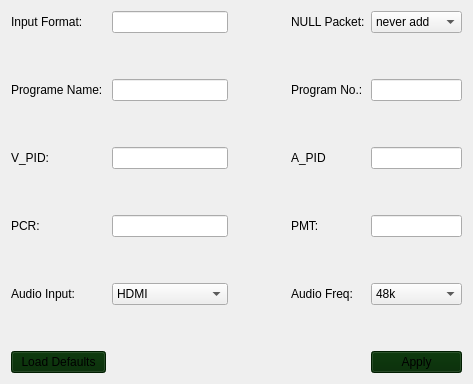
               <widget class="QWidget" name="widget_2" native="true">
                <property name="sizePolicy">
                 <sizepolicy hsizetype="Expanding" vsizetype="Expanding">
                  <horstretch>0</horstretch>
                  <verstretch>0</verstretch>
                 </sizepolicy>
                </property>
                <layout class="QGridLayout" name="gridLayout_3" columnstretch="1,1,1,1,1">
                 <item row="7" column="1">
                  <spacer name="verticalSpacer_5">
                   <property name="orientation">
                    <enum>Qt::Vertical</enum>
                   </property>
                   <property name="sizeHint" stdset="0">
                    <size>
                     <width>20</width>
                     <height>40</height>
                    </size>
                   </property>
                  </spacer>
                 </item>
                 <item row="6" column="0">
                  <widget class="QLabel" name="label_7">
                   <property name="sizePolicy">
                    <sizepolicy hsizetype="Expanding" vsizetype="Expanding">
                     <horstretch>0</horstretch>
                     <verstretch>0</verstretch>
                    </sizepolicy>
                   </property>
                   <property name="text">
                    <string>PCR:</string>
                   </property>
                  </widget>
                 </item>
                 <item row="6" column="3">
                  <widget class="QLabel" name="label_8">
                   <property name="sizePolicy">
                    <sizepolicy hsizetype="Expanding" vsizetype="Expanding">
                     <horstretch>0</horstretch>
                     <verstretch>0</verstretch>
                    </sizepolicy>
                   </property>
                   <property name="text">
                    <string>PMT:</string>
                   </property>
                  </widget>
                 </item>
                 <item row="4" column="4">
                  <widget class="QLineEdit" name="lin_Apid">
                   <property name="sizePolicy">
                    <sizepolicy hsizetype="Expanding" vsizetype="Fixed">
                     <horstretch>0</horstretch>
                     <verstretch>0</verstretch>
                    </sizepolicy>
                   </property>
                  </widget>
                 </item>
                 <item row="6" column="4">
                  <widget class="QLineEdit" name="lin_Pmt">
                   <property name="sizePolicy">
                    <sizepolicy hsizetype="Expanding" vsizetype="Fixed">
                     <horstretch>0</horstretch>
                     <verstretch>0</verstretch>
                    </sizepolicy>
                   </property>
                  </widget>
                 </item>
                 <item row="4" column="3">
                  <widget class="QLabel" name="label_6">
                   <property name="sizePolicy">
                    <sizepolicy hsizetype="Expanding" vsizetype="Expanding">
                     <horstretch>0</horstretch>
                     <verstretch>0</verstretch>
                    </sizepolicy>
                   </property>
                   <property name="text">
                    <string>A_PID</string>
                   </property>
                  </widget>
                 </item>
                 <item row="2" column="0">
                  <widget class="QLabel" name="label_3">
                   <property name="sizePolicy">
                    <sizepolicy hsizetype="Expanding" vsizetype="Expanding">
                     <horstretch>0</horstretch>
                     <verstretch>0</verstretch>
                    </sizepolicy>
                   </property>
                   <property name="text">
                    <string>Programe Name: </string>
                   </property>
                  </widget>
                 </item>
                 <item row="2" column="4">
                  <widget class="QLineEdit" name="lin_PgmNo">
                   <property name="sizePolicy">
                    <sizepolicy hsizetype="Expanding" vsizetype="Fixed">
                     <horstretch>0</horstretch>
                     <verstretch>0</verstretch>
                    </sizepolicy>
                   </property>
                  </widget>
                 </item>
                 <item row="0" column="0">
                  <widget class="QLabel" name="label_2">
                   <property name="sizePolicy">
                    <sizepolicy hsizetype="Expanding" vsizetype="Expanding">
                     <horstretch>0</horstretch>
                     <verstretch>0</verstretch>
                    </sizepolicy>
                   </property>
                   <property name="text">
                    <string>Input Format:</string>
                   </property>
                  </widget>
                 </item>
                 <item row="4" column="0">
                  <widget class="QLabel" name="label_5">
                   <property name="sizePolicy">
                    <sizepolicy hsizetype="Expanding" vsizetype="Expanding">
                     <horstretch>0</horstretch>
                     <verstretch>0</verstretch>
                    </sizepolicy>
                   </property>
                   <property name="text">
                    <string>V_PID:</string>
                   </property>
                  </widget>
                 </item>
                 <item row="4" column="1">
                  <widget class="QLineEdit" name="lin_Vpid">
                   <property name="sizePolicy">
                    <sizepolicy hsizetype="Expanding" vsizetype="Fixed">
                     <horstretch>0</horstretch>
                     <verstretch>0</verstretch>
                    </sizepolicy>
                   </property>
                  </widget>
                 </item>
                 <item row="2" column="2">
                  <spacer name="horizontalSpacer_2">
                   <property name="orientation">
                    <enum>Qt::Horizontal</enum>
                   </property>
                   <property name="sizeHint" stdset="0">
                    <size>
                     <width>40</width>
                     <height>20</height>
                    </size>
                   </property>
                  </spacer>
                 </item>
                 <item row="2" column="1">
                  <widget class="QLineEdit" name="lin_PgmNa">
                   <property name="sizePolicy">
                    <sizepolicy hsizetype="Expanding" vsizetype="Fixed">
                     <horstretch>0</horstretch>
                     <verstretch>0</verstretch>
                    </sizepolicy>
                   </property>
                  </widget>
                 </item>
                 <item row="6" column="1">
                  <widget class="QLineEdit" name="lin_Pcr">
                   <property name="sizePolicy">
                    <sizepolicy hsizetype="Expanding" vsizetype="Fixed">
                     <horstretch>0</horstretch>
                     <verstretch>0</verstretch>
                    </sizepolicy>
                   </property>
                  </widget>
                 </item>
                 <item row="2" column="3">
                  <widget class="QLabel" name="lab_PgmNo">
                   <property name="sizePolicy">
                    <sizepolicy hsizetype="Expanding" vsizetype="Expanding">
                     <horstretch>0</horstretch>
                     <verstretch>0</verstretch>
                    </sizepolicy>
                   </property>
                   <property name="text">
                    <string>Program No.:</string>
                   </property>
                  </widget>
                 </item>
                 <item row="11" column="2">
                  <spacer name="horizontalSpacer_7">
                   <property name="orientation">
                    <enum>Qt::Horizontal</enum>
                   </property>
                   <property name="sizeHint" stdset="0">
                    <size>
                     <width>40</width>
                     <height>20</height>
                    </size>
                   </property>
                  </spacer>
                 </item>
                 <item row="11" column="1">
                  <spacer name="horizontalSpacer_4">
                   <property name="orientation">
                    <enum>Qt::Horizontal</enum>
                   </property>
                   <property name="sizeHint" stdset="0">
                    <size>
                     <width>40</width>
                     <height>20</height>
                    </size>
                   </property>
                  </spacer>
                 </item>
                 <item row="5" column="1">
                  <spacer name="verticalSpacer_12">
                   <property name="orientation">
                    <enum>Qt::Vertical</enum>
                   </property>
                   <property name="sizeHint" stdset="0">
                    <size>
                     <width>20</width>
                     <height>40</height>
                    </size>
                   </property>
                  </spacer>
                 </item>
                 <item row="1" column="1">
                  <spacer name="verticalSpacer_10">
                   <property name="orientation">
                    <enum>Qt::Vertical</enum>
                   </property>
                   <property name="sizeHint" stdset="0">
                    <size>
                     <width>20</width>
                     <height>40</height>
                    </size>
                   </property>
                  </spacer>
                 </item>
                 <item row="3" column="1">
                  <spacer name="verticalSpacer_11">
                   <property name="orientation">
                    <enum>Qt::Vertical</enum>
                   </property>
                   <property name="sizeHint" stdset="0">
                    <size>
                     <width>20</width>
                     <height>40</height>
                    </size>
                   </property>
                  </spacer>
                 </item>
                 <item row="11" column="4">
                  <widget class="QPushButton" name="btn_Run">
                   <property name="sizePolicy">
                    <sizepolicy hsizetype="Expanding" vsizetype="Fixed">
                     <horstretch>0</horstretch>
                     <verstretch>0</verstretch>
                    </sizepolicy>
                   </property>
                   <property name="styleSheet">
                    <string notr="true">background-color: rgb(0, 40, 0);</string>
                   </property>
                   <property name="text">
                    <string>Apply</string>
                   </property>
                  </widget>
                 </item>
                 <item row="11" column="0">
                  <widget class="QPushButton" name="btn_Res">
                   <property name="sizePolicy">
                    <sizepolicy hsizetype="Expanding" vsizetype="Fixed">
                     <horstretch>0</horstretch>
                     <verstretch>0</verstretch>
                    </sizepolicy>
                   </property>
                   <property name="styleSheet">
                    <string notr="true">background-color: rgb(0, 40, 0);</string>
                   </property>
                   <property name="text">
                    <string>Load Defaults</string>
                   </property>
                  </widget>
                 </item>
                 <item row="11" column="3">
                  <spacer name="horizontalSpacer_9">
                   <property name="orientation">
                    <enum>Qt::Horizontal</enum>
                   </property>
                   <property name="sizeHint" stdset="0">
                    <size>
                     <width>40</width>
                     <height>20</height>
                    </size>
                   </property>
                  </spacer>
                 </item>
                 <item row="8" column="3">
                  <widget class="QLabel" name="lab_AFreq">
                   <property name="sizePolicy">
                    <sizepolicy hsizetype="Expanding" vsizetype="Expanding">
                     <horstretch>0</horstretch>
                     <verstretch>0</verstretch>
                    </sizepolicy>
                   </property>
                   <property name="text">
                    <string>Audio Freq:</string>
                   </property>
                  </widget>
                 </item>
                 <item row="8" column="4">
                  <widget class="QComboBox" name="com_AFre">
                   <property name="sizePolicy">
                    <sizepolicy hsizetype="Expanding" vsizetype="Fixed">
                     <horstretch>0</horstretch>
                     <verstretch>0</verstretch>
                    </sizepolicy>
                   </property>
                   <item>
                    <property name="text">
                     <string>48k</string>
                    </property>
                   </item>
                   <item>
                    <property name="text">
                     <string>44.1k</string>
                    </property>
                   </item>
                   <item>
                    <property name="text">
                     <string>32k</string>
                    </property>
                   </item>
                   <item>
                    <property name="text">
                     <string>Auto</string>
                    </property>
                   </item>
                  </widget>
                 </item>
                 <item row="8" column="1">
                  <widget class="QComboBox" name="com_Aout">
                   <property name="sizePolicy">
                    <sizepolicy hsizetype="Expanding" vsizetype="Fixed">
                     <horstretch>0</horstretch>
                     <verstretch>0</verstretch>
                    </sizepolicy>
                   </property>
                   <item>
                    <property name="text">
                     <string>HDMI</string>
                    </property>
                   </item>
                   <item>
                    <property name="text">
                     <string>Audio Line(L/R)</string>
                    </property>
                   </item>
                  </widget>
                 </item>
                 <item row="8" column="0">
                  <widget class="QLabel" name="lab_AFrom">
                   <property name="sizePolicy">
                    <sizepolicy hsizetype="Expanding" vsizetype="Expanding">
                     <horstretch>0</horstretch>
                     <verstretch>0</verstretch>
                    </sizepolicy>
                   </property>
                   <property name="text">
                    <string>Audio Input:</string>
                   </property>
                  </widget>
                 </item>
                 <item row="9" column="4">
                  <spacer name="verticalSpacer_6">
                   <property name="orientation">
                    <enum>Qt::Vertical</enum>
                   </property>
                   <property name="sizeHint" stdset="0">
                    <size>
                     <width>20</width>
                     <height>40</height>
                    </size>
                   </property>
                  </spacer>
                 </item>
                 <item row="0" column="1">
                  <widget class="QLineEdit" name="lin_InFmt">
                   <property name="sizePolicy">
                    <sizepolicy hsizetype="Expanding" vsizetype="Fixed">
                     <horstretch>0</horstretch>
                     <verstretch>0</verstretch>
                    </sizepolicy>
                   </property>
                   <property name="readOnly">
                    <bool>true</bool>
                   </property>
                  </widget>
                 </item>
                 <item row="0" column="4">
                  <widget class="QComboBox" name="com_Epkt">
                   <item>
                    <property name="text">
                     <string>never add</string>
                    </property>
                   </item>
                   <item>
                    <property name="text">
                     <string>always add</string>
                    </property>
                   </item>
                  </widget>
                 </item>
                 <item row="0" column="3">
                  <widget class="QLabel" name="label_24">
                   <property name="text">
                    <string>NULL Packet:</string>
                   </property>
                  </widget>
                 </item>
                </layout>
               </widget>
